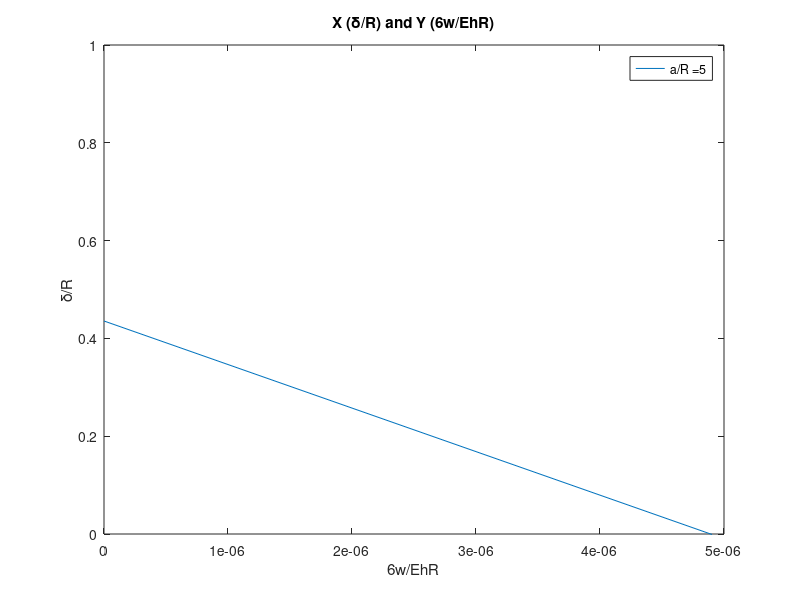

Write the MATLAB code that produced this figure.
close all
clear

% Vertical deformation of gel (m)
d = 0.001;
% Radius of indenter (m)
R = 0.001;
% Density of indenter material
p = 1;
% Force applied by indenter (N)
w = ((4*pi*R*R*R)/3)*p*9.81;
% a/R ratio of gel
a = 5;
% gel thickness (m)
h = 0.001;

X = d/R;
% Calculating polynomial parameters
B0 = 0.05668*a + 0.1522 - X;
B1 = (19653 + 8143*a + 845*a.*a);
B2 = -(8500165149+ 3261047248*a - 310079383*a.*a);

% Determining the Roots
Y = roots([B2 B1 B0]);
% Modulus in Pa
E = (6*w)/(Y*h*R)

% Plotting relevant a/R curve
Y1 = [0:0.00001:0.0001];
X1 = 0.05668*a + 0.1522+(19653 + 8143*a + 845*a.*a)*Y1 ...
    - (8500165149+ 3261047248*a - 310079383*a.*a)*Y1.*Y1;

plot(Y1,X1,'DisplayName', strcat('a/R = ', num2str(a))); hold on;
axis([0 0.000005 0 1]);
ylabel('δ/R'); xlabel('6w/EhR');
title('X (δ/R) and Y (6w/EhR)');
legend('show')

